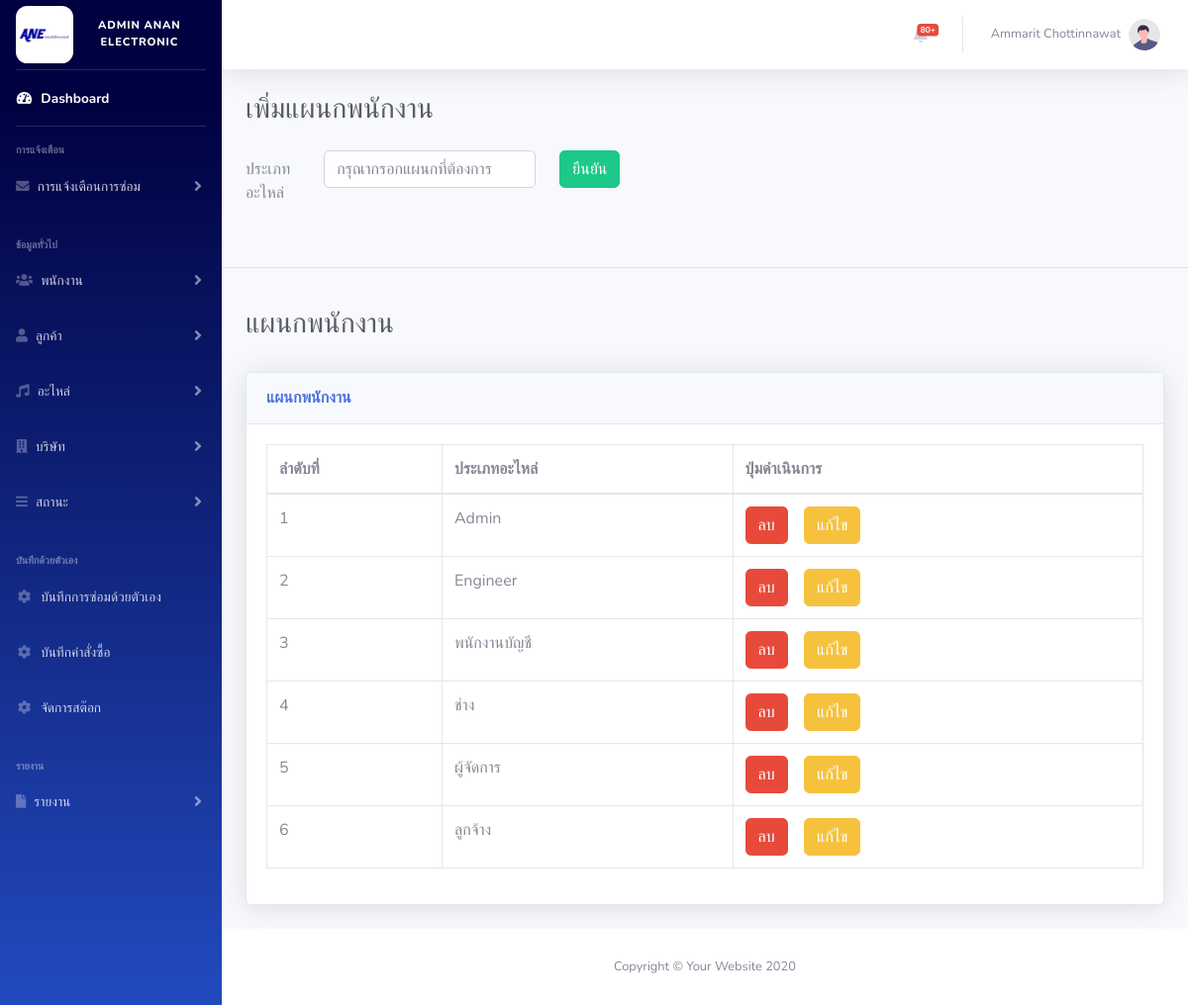
Before: /admin/add_em_type.php (signed in) with the older database file.
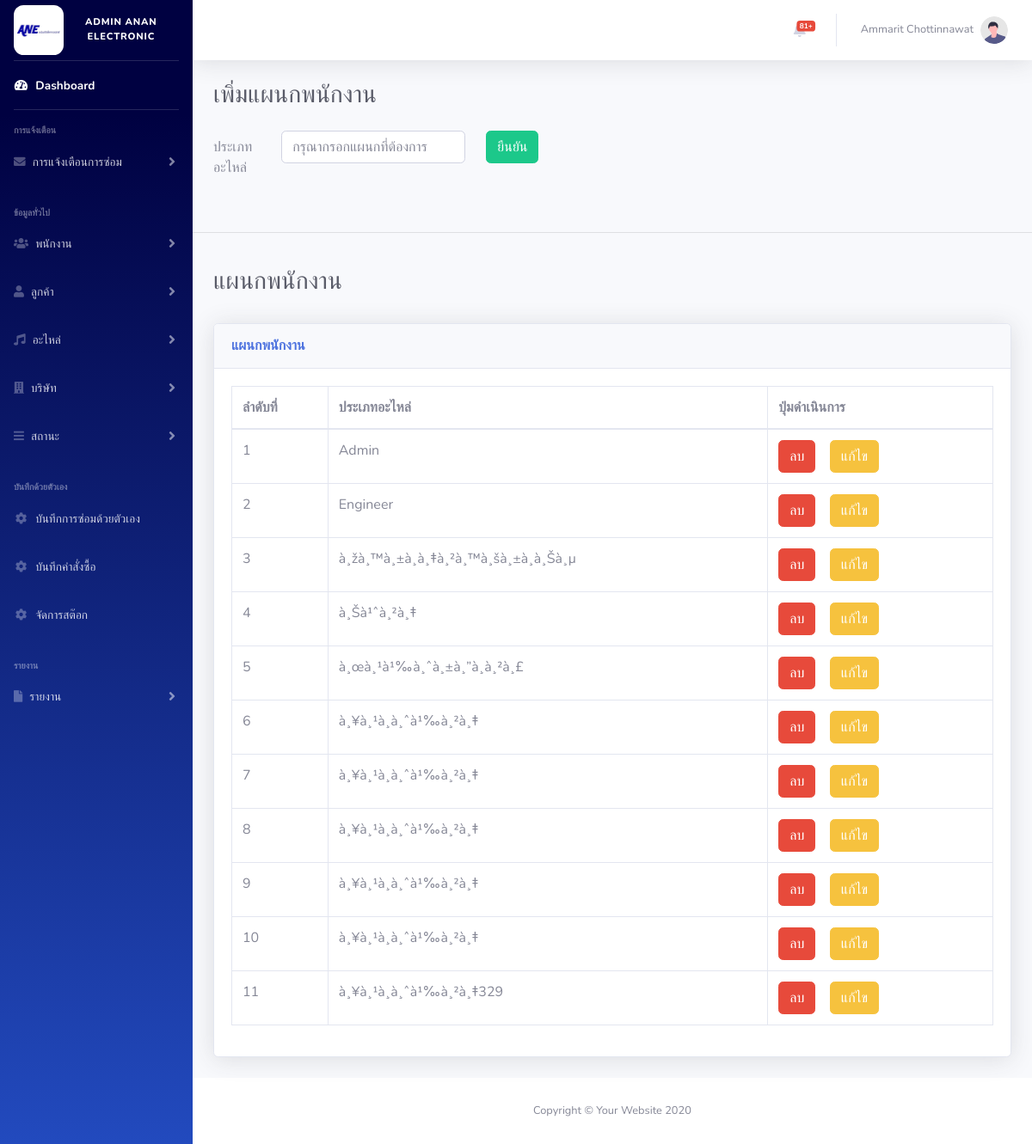
After: the same page with the newer database file.
### tables this page shows
CREATE TABLE `role` (
  `role_id` int(6) NOT NULL,
  `role_name` varchar(255) DEFAULT NULL,
  `del_flg` tinyint(1) DEFAULT 0
);

### admin/add_em_type.php (the view, shortened to what this page needs)
<?php
include('../database/condb.php');
?>
<!DOCTYPE html>
<html lang="en">
<head>
    <link href="vendor/fontawesome-free/css/all.min.css" rel="stylesheet" type="text/css">
    <link href="css/sb-admin-2.min.css" rel="stylesheet">
    <link href="vendor/datatables/dataTables.bootstrap4.min.css" rel="stylesheet">
</head>
<body id="page-top">
    <div id="wrapper">
        <?php
        include('bar/sidebar.php');
        ?>
        <div id="content-wrapper" class="d-flex flex-column">
            <div id="content">
                <?php
                include('bar/topbar_admin.php');
                ?>
                <form action="action/add_role.php" method="POST">
                    <div class="container-fluid">
                        <div class="d-sm-flex align-items-center justify-content-between mb-4">
                            <h1 class="h3 mb-0 text-gray-800">เพิ่มแผนกพนักงาน</h1>
                        </div>
                        <div class="mb-3 row">
                            <label for="staticEmail" class="col-sm-1 col-form-label">ประเภทอะไหล่</label>
                            <div class="col-sm-4">
                                <div class="form-group">
                                    <div class="row">
                                        <div class="col-md-9">
                                            <input type="text" name="role_name" id="inputPartType" class="form-control" id="staticEmail" onblur="checkPartType()" placeholder="กรุณากรอกแผนกที่ต้องการ" required>
                                        </div>
                                        <div class="col-md-3">
                                            <button type="submit" class="btn btn-success" onclick="return confirm('คุณต้องการเพิ่มชื่อแผนกใหม่ในระบบหรือไม่?')">ยืนยัน</button>
                                        </div>
                                    </div>
                                </div>
                            </div>
                        </div>
                    </div>
                </form>
                <br>
                <hr>
                <br>
                <div class="container-fluid">
                    <h1 class="h3 mb-2 text-gray-800">แผนกพนักงาน</h1>
                    <br>
                    <div class="card shadow mb-4">
                        <div class="card-header py-3">
                            <h6 class="m-0 font-weight-bold text-primary">แผนกพนักงาน</h6>
                        </div>
                        <div class="card-body">
                            <div class="table-responsive">
                                <table class="table table-bordered" id="dataTable" width="100%" cellspacing="0">
                                    <thead>
                                        <tr>
                                            <th>ลำดับที่</th>
                                            <th>ประเภทอะไหล่</th>
                                            <th>ปุ่มดำเนินการ</th>
                                        </tr>
                                    </thead>
                                    <tbody>
                                        <?php
                                        $sql = "SELECT * FROM `role` WHERE del_flg = 0 ORDER BY role_id ASC";
                                        $result = mysqli_query($conn, $sql);
                                        while ($row = mysqli_fetch_array($result)) {
                                        ?>
                                            <tr>
                                                <td>
                                                    <?php
                                                    if ($row['role_id'] == NULL) {
                                                        echo "-";
                                                    } else {
                                                        echo $row['role_id'];
                                                    }
                                                    ?>
                                                </td>
                                                <td>
                                                    <?php
                                                    if ($row['role_name'] == NULL) {
                                                        echo "-";
                                                    } else {
                                                        echo $row['role_name'];
                                                    }
                                                    ?>
                                                </td>
                                                <td>
                                                    <a href="action/delete_role.php?id=<?= $row['role_id'] ?>" class="btn btn-danger" onclick="return confirmDelete(event)">ลบ</a>&nbsp; &nbsp;
                                                    <button type="button" class="btn btn-warning" onclick="window.location.href='edit_role.php?id=<?= $row['role_id'] ?>'">แก้ไข</button>&nbsp; &nbsp;
                                            </tr>
                                        <?php
                                        }
                                        ?>
                                    </tbody>
                                </table>
                            </div>
                        </div>
                    </div>
                </div>
            </div>
            <footer class="sticky-footer bg-white">
                <div class="container my-auto">
                    <div class="copyright text-center my-auto">
                        <span>Copyright &copy; Your Website 2020</span>
                    </div>
                </div>
            </footer>
        </div>
    </div>
</body>
</html>

### admin/bar/sidebar.php (shortened to what this page needs)
<ul class="navbar-nav bg-gradient-primary sidebar sidebar-dark accordion" id="accordionSidebar">
    <a class="sidebar-brand d-flex align-items-center justify-content-center" href="index.php">
        <img src="../img brand/anelogo.jpg" style="width : 30%; border-radius : 20%;" alt="">
        <div class="sidebar-brand-text mx-3" style="font-size: 70%;">Admin Anan Electronic</div>
    </a>
    <hr class="sidebar-divider my-0">
    <li class="nav-item active">
        <a class="nav-link" href="index.php">
            <i class="fas fa-fw fa-tachometer-alt"></i>
            <span>Dashboard</span></a>
    </li>
    <hr class="sidebar-divider">
    <div class="sidebar-heading">
        การแจ้งเตือน
    </div>
    <li class="nav-item">
        <a class="nav-link collapsed" href="#" data-toggle="collapse" data-target="#collapseTwo1" aria-expanded="true" aria-controls="collapseTwo">
            <i class="fas fa-solid fa-envelope"></i>
            <span>การแจ้งเตือนการซ่อม</span>
        </a>
    </li>
    <br>
    <div class="sidebar-heading">
        ข้อมูลทั่วไป
    </div>
    <li class="nav-item">
        <a class="nav-link collapsed" href="#" data-toggle="collapse" data-target="#collapseTwo" aria-expanded="true" aria-controls="collapseTwo">
            <i class="fas fa-solid fa-users"></i>
            <span>พนักงาน</span>
        </a>
    </li>
    <li class="nav-item">
        <a class="nav-link collapsed" href="#" data-toggle="collapse" data-target="#collapsecustomer" aria-expanded="true" aria-controls="collapsecustomer">
            <i class="fas fa-user"></i>
            <span>ลูกค้า</span>
        </a>
    </li>
    <li class="nav-item">
        <a class="nav-link collapsed" href="#" data-toggle="collapse" data-target="#collapsesoundsystem" aria-expanded="true" aria-controls="collapsesoundsystem">
            <i class="fas fa-solid fa-music"></i>
            <span>อะไหล่</span>
        </a>
    </li>
    <li class="nav-item">
        <a class="nav-link collapsed" href="#" data-toggle="collapse" data-target="#collapsecompany" aria-expanded="true" aria-controls="collapsecompany">
            <i class="fas fa-solid fa-building"></i>
            <span>บริษัท</span>
        </a>
    </li>
    <li class="nav-item">
        <a class="nav-link collapsed" href="#" data-toggle="collapse" data-target="#collapsestatus" aria-expanded="true" aria-controls="collapsestatus">
            <i class="fas fa-solid fa-bars"></i>
            <span>สถานะ</span>
        </a>
    </li>
    <br>
    <div class="sidebar-heading">
        บันทึกด้วยตัวเอง
    </div>
    <li class="nav-item">
        <a class="nav-link" href="add_self_record.php">
            <i class="fa fa-cog fa-spin fa-3x fa-fw"></i>
            <span>บันทึกการซ่อมด้วยตัวเอง</span></a>
    </li>
    <li class="nav-item">
        <a class="nav-link" href="add_new_equipment.php">
            <i class="fa fa-cog fa-spin fa-3x fa-fw"></i>
            <span>บันทึกคำสั่งซื้อ</span></a>
    </li>
    <li class="nav-item">
        <a class="nav-link" href="edit_stock.php">
            <i class="fa fa-cog fa-spin fa-3x fa-fw"></i>
            <span>จัดการสต๊อก</span></a>
    </li>
    <br>
    <div class="sidebar-heading">
        รายงาน
    </div>
    <li class="nav-item">
        <a class="nav-link collapsed" href="#" data-toggle="collapse" data-target="#collapsereport" aria-expanded="true" aria-controls="collapsereport">
            <i class="fas fa-solid fa-file"></i>
            <span>รายงาน</span>
        </a>
    </li>
</ul>

### admin/bar/topbar_admin.php (shortened to what this page needs)
<nav class="navbar navbar-expand navbar-light bg-white topbar mb-4 static-top shadow">
    <ul class="navbar-nav ml-auto">
        <li class="nav-item dropdown no-arrow mx-1">
            <a class="nav-link dropdown-toggle" href="#" id="alertsDropdown" role="button" data-toggle="dropdown" aria-haspopup="true" aria-expanded="false">
                <?php
                $sql_nofi_count = "SELECT COUNT(get_repair.get_r_id) FROM repair_status
                LEFT JOIN get_repair ON get_repair.get_r_id = repair_status.get_r_id
                WHERE get_repair.del_flg = '0' AND repair_status.status_id = 1;";
                $result_nofi_count = mysqli_query($conn, $sql_nofi_count);
                $num_rows = mysqli_fetch_array($result_nofi_count);
                ?>
                <span class="badge badge-danger badge-counter"><?= $num_rows[0]-1 ?>+</span>
            </a>
        </li>
        <li class="nav-item dropdown no-arrow">
            <a class="nav-link dropdown-toggle" href="#" id="userDropdown" role="button" data-toggle="dropdown" aria-haspopup="true" aria-expanded="false">
                <span class="mr-2 d-none d-lg-inline text-gray-600 small"><?= $_SESSION["fname"] . " " . $_SESSION["lname"]  ?></span>
                <img class="img-profile rounded-circle" src="img/undraw_profile.svg">
            </a>
        </li>
    </ul>
</nav>

Changed rows visible on the page:
changed role id 3: role_name "พนักงานบัญชี" → "à¸žà¸™à¸±à¸à¸‡à¸²à¸™à¸šà¸±à¸à¸Šà¸µ"
changed role id 4: role_name "ช่าง" → "à¸Šà¹ˆà¸²à¸‡"
changed role id 5: role_name "ผู้จัดการ" → "à¸œà¸¹à¹‰à¸ˆà¸±à¸”à¸à¸²à¸£"
changed role id 6: role_name "ลูกจ้าง" → "à¸¥à¸¹à¸à¸ˆà¹‰à¸²à¸‡"
added role: role_id "7", role_name "à¸¥à¸¹à¸à¸ˆà¹‰à¸²à¸‡"
added role: role_id "8", role_name "à¸¥à¸¹à¸à¸ˆà¹‰à¸²à¸‡"
added role: role_id "9", role_name "à¸¥à¸¹à¸à¸ˆà¹‰à¸²à¸‡"
added role: role_id "10", role_name "à¸¥à¸¹à¸à¸ˆà¹‰à¸²à¸‡"
added role: role_id "11", role_name "à¸¥à¸¹à¸à¸ˆà¹‰à¸²à¸‡329"
Other visible differences:
$num_rows[0]-1: "80" → "81"
